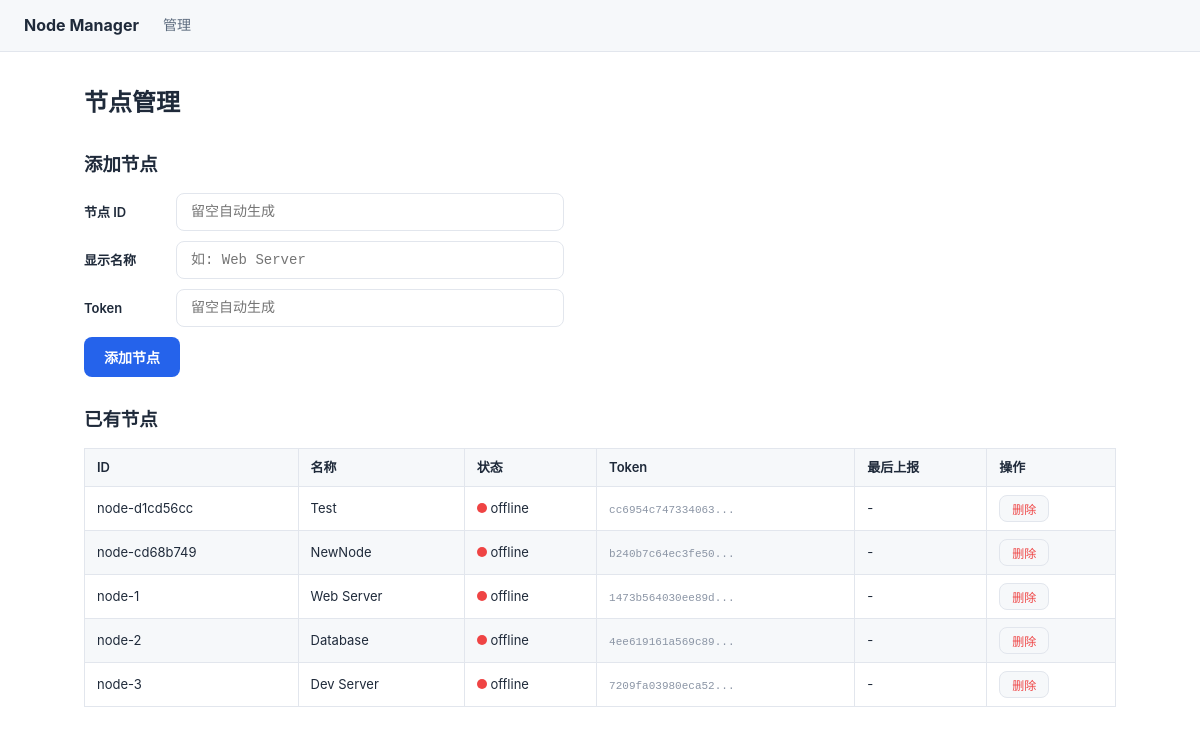
/manage, run on the app's committed database.
### tables this page shows
CREATE TABLE nodes (
                id TEXT PRIMARY KEY,
                name TEXT NOT NULL,
                token TEXT UNIQUE NOT NULL,
                status TEXT DEFAULT 'offline',
                last_seen TIMESTAMP,
                os_info TEXT DEFAULT '{}',
                registered_at TIMESTAMP DEFAULT CURRENT_TIMESTAMP
            );

### main.py (the view)
@app.get("/manage", response_class=HTMLResponse)
async def manage_page():
    nodes = db.get_nodes()
    template = env.get_template("manage.html")
    return template.render(nodes=nodes)

### templates/manage.html (shortened to what this page needs)
{% extends "base.html" %}
{% block content %}
<h1>节点管理</h1>
<h2>添加节点</h2>
<form class="manage-form" hx-post="/api/nodes" hx-target="#add-result" hx-swap="innerHTML">
    <div class="form-row">
        <label>节点 ID</label>
        <input type="text" name="id" class="cmd-input" placeholder="留空自动生成" style="flex:2;">
    </div>
    <div class="form-row">
        <label>显示名称</label>
        <input type="text" name="name" class="cmd-input" placeholder="如: Web Server" required style="flex:2;">
    </div>
    <div class="form-row">
        <label>Token</label>
        <input type="text" name="token" class="cmd-input" placeholder="留空自动生成" style="flex:2;">
    </div>
    <button type="submit" class="btn">添加节点</button>
</form>
<h2>已有节点</h2>
<table>
    <thead>
        <tr>
            <th>ID</th>
            <th>名称</th>
            <th>状态</th>
            <th>Token</th>
            <th>最后上报</th>
            <th>操作</th>
        </tr>
    </thead>
    <tbody>
    {% for node in nodes %}
        <tr>
            <td>{{ node.id }}</td>
            <td>{{ node.name }}</td>
            <td><span class="status-dot {{ node.status }}"></span> {{ node.status }}</td>
            <td><code class="token-text">{{ node.token[:16] }}...</code></td>
            <td>{{ node.last_seen or '-' }}</td>
            <td>
                <button class="btn-sm btn-danger" hx-delete="/api/nodes/{{ node.id }}" hx-target="closest tr" hx-swap="outerHTML" hx-confirm="确定删除节点 {{ node.name }}？">删除</button>
            </td>
        </tr>
    {% endfor %}
    </tbody>
</table>
{% endblock %}

### templates/base.html (shortened to what this page needs)
<!DOCTYPE html>
<html lang="zh-CN">
<head>
    <link rel="stylesheet" href="/static/style.css">
</head>
<body hx-headers='{"X-Requested-With": "XMLHttpRequest"}'>
    <header>
        <a href="/">Node Manager</a>
        <a href="/manage" class="nav-link" hx-get="/manage" hx-target="#content" hx-push-url="true">管理</a>
    </header>
    <div class="content" id="content">
        {% block content %}{% endblock %}
    </div>
</body>
</html>

### static/style.css (style rules this page uses)
:root { --bg: #ffffff; --bg-subtle: #f6f8fa; --bg-code: #f0f2f5; --text: #1f2a3a; --text-secondary: #5c6b7e; --text-muted: #8b95a5; --border: #e2e6ed; --accent: #2563eb; --accent-hover: #1d4ed8; --green: #22c55e; --red: #ef4444; --orange: #f59e0b; --shadow-sm: 0 1px 2px rgba(0,0,0,0.04); --shadow-md: 0 2px 8px rgba(0,0,0,0.06); --radius: 8px; --transition: 0.2s ease; }
* { margin: 0; padding: 0; box-sizing: border-box; }
body { font-family: -apple-system, BlinkMacSystemFont, 'Segoe UI', Roboto, sans-serif; background: var(--bg); color: var(--text); line-height: 1.6; }
header { background: var(--bg-subtle); border-bottom: 1px solid var(--border); padding: 0 24px; display: flex; align-items: center; height: 52px; gap: 24px; }
header a { color: var(--text); text-decoration: none; font-size: 16px; font-weight: 700; }
header .nav-link { font-weight: 500; font-size: 14px; color: var(--text-secondary); }
.content { padding: 32px 24px; max-width: 1080px; margin: 0 auto; }
h1 { font-size: 1.5rem; margin-bottom: 0.75em; }
h2 { font-size: 1.15rem; margin: 1.5em 0 0.75em; }
.status-dot { width: 10px; height: 10px; border-radius: 50%; display: inline-block; flex-shrink: 0; }
.status-dot.offline { background: var(--red); }
table { width: 100%; border-collapse: collapse; font-size: 13px; }
th, td { border: 1px solid var(--border); padding: 8px 12px; text-align: left; }
th { background: var(--bg-subtle); font-weight: 600; }
tr:nth-child(even) { background: var(--bg-subtle); }
.cmd-input { flex: 1; padding: 10px 14px; border: 1px solid var(--border); border-radius: var(--radius); background: var(--bg); color: var(--text); font-family: 'SFMono-Regular', Consolas, monospace; font-size: 14px; }
.btn { padding: 10px 20px; background: var(--accent); color: #fff; border: none; border-radius: var(--radius); font-size: 14px; font-weight: 600; cursor: pointer; transition: background var(--transition); white-space: nowrap; }
.btn-sm { padding: 4px 12px; background: var(--bg-subtle); color: var(--text-secondary); border: 1px solid var(--border); border-radius: var(--radius); font-size: 12px; cursor: pointer; transition: all var(--transition); }
.btn-danger { color: var(--red); }
.manage-form { max-width: 480px; margin-bottom: 1.5em; }
.form-row { display: flex; gap: 12px; align-items: center; margin-bottom: 10px; }
.form-row label { font-size: 13px; font-weight: 600; min-width: 80px; }
.token-text { font-size: 11px; color: var(--text-muted); }

### data on the page
nodes: id "node-d1cd56cc", name "Test", status "offline", token "cc6954c747334063", last_seen "-"
nodes: id "node-cd68b749", name "NewNode", status "offline", token "b240b7c64ec3fe50", last_seen "-"
nodes: id "node-1", name "Web Server", status "offline", token "1473b564030ee89d", last_seen "-"
nodes: id "node-2", name "Database", status "offline", token "4ee619161a569c89", last_seen "-"
nodes: id "node-3", name "Dev Server", status "offline", token "7209fa03980eca52", last_seen "-"
